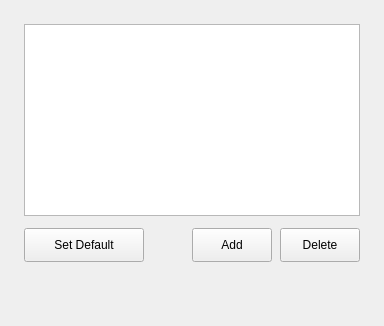
              <widget class="QWidget" name="general_tab">
               <attribute name="title">
                <string>General</string>
               </attribute>
               <layout class="QVBoxLayout" name="verticalLayout_8">
                <property name="spacing">
                 <number>16</number>
                </property>
                <property name="leftMargin">
                 <number>24</number>
                </property>
                <property name="topMargin">
                 <number>24</number>
                </property>
                <property name="rightMargin">
                 <number>24</number>
                </property>
                <property name="bottomMargin">
                 <number>24</number>
                </property>
                <item>
                 <layout class="QVBoxLayout" name="general_layout">
                  <property name="spacing">
                   <number>12</number>
                  </property>
                  <item>
                   <widget class="QListWidget" name="general_list"/>
                  </item>
                  <item>
                   <layout class="QHBoxLayout" name="general_button_layout">
                    <property name="spacing">
                     <number>8</number>
                    </property>
                    <item>
                     <widget class="QPushButton" name="set_default_general_keybind_button">
                      <property name="minimumSize">
                       <size>
                        <width>120</width>
                        <height>34</height>
                       </size>
                      </property>
                      <property name="text">
                       <string>Set Default</string>
                      </property>
                     </widget>
                    </item>
                    <item>
                     <spacer name="general_spacer">
                      <property name="orientation">
                       <enum>Qt::Orientation::Horizontal</enum>
                      </property>
                      <property name="sizeHint" stdset="0">
                       <size>
                        <width>40</width>
                        <height>20</height>
                       </size>
                      </property>
                     </spacer>
                    </item>
                    <item>
                     <widget class="QPushButton" name="general_add_button">
                      <property name="minimumSize">
                       <size>
                        <width>80</width>
                        <height>34</height>
                       </size>
                      </property>
                      <property name="text">
                       <string>Add</string>
                      </property>
                     </widget>
                    </item>
                    <item>
                     <widget class="QPushButton" name="delete_keybind_button">
                      <property name="minimumSize">
                       <size>
                        <width>80</width>
                        <height>34</height>
                       </size>
                      </property>
                      <property name="text">
                       <string>Delete</string>
                      </property>
                     </widget>
                    </item>
                   </layout>
                  </item>
                 </layout>
                </item>
                <item>
                 <spacer name="general_bottom_spacer">
                  <property name="orientation">
                   <enum>Qt::Orientation::Vertical</enum>
                  </property>
                  <property name="sizeHint" stdset="0">
                   <size>
                    <width>20</width>
                    <height>40</height>
                   </size>
                  </property>
                 </spacer>
                </item>
               </layout>
              </widget>
